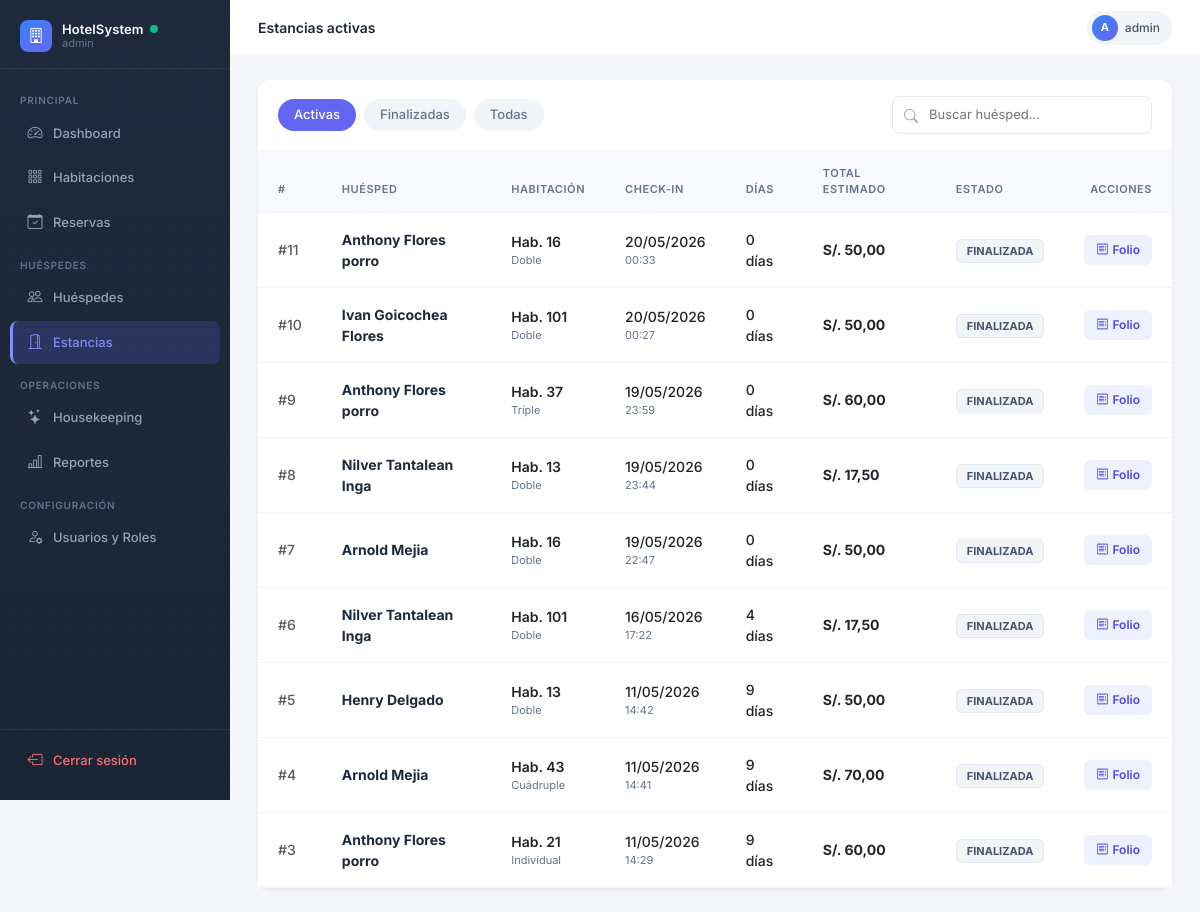
The page /estancias/ (signed in) on the database as committed earlier.
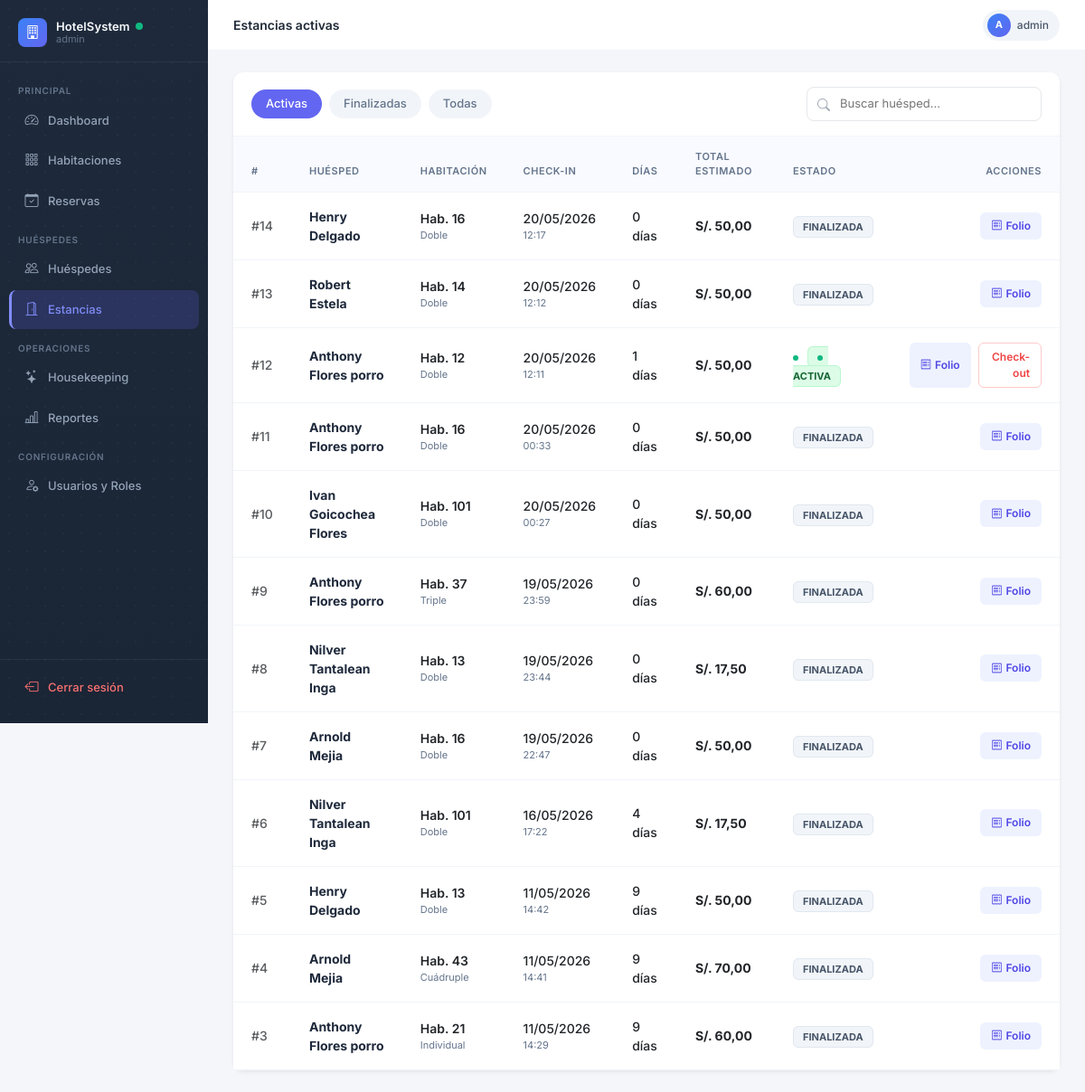
The same page on the database as committed later.
### estancias/models.py (models this page shows, shortened)
class Estancia(models.Model):
    ACTIVA = 'ACTIVA'
    FINALIZADA = 'FINALIZADA'
    ESTADO_CHOICES = [
        (ACTIVA, 'Activa'),
        (FINALIZADA, 'Finalizada'),
    ]
    reserva = models.OneToOneField(Reserva, on_delete=models.CASCADE, related_name='estancia')
    habitacion = models.ForeignKey(Habitacion, on_delete=models.CASCADE, related_name='estancias')
    fecha_checkin = models.DateTimeField(auto_now_add=True)
    fecha_checkout = models.DateTimeField(null=True, blank=True)
    precio_final = models.DecimalField(max_digits=10, decimal_places=2, default=0)
    estado = models.CharField(max_length=20, choices=ESTADO_CHOICES, default=ACTIVA)
    class Meta:
        verbose_name = 'Estancia'
        verbose_name_plural = 'Estancias'

### reservas/models.py (models this page shows, shortened)
class Reserva(models.Model):
    POR_DIA = 'DIA'
    POR_HORA = 'HORA'
    MODALIDAD_CHOICES = [
        (POR_DIA, 'Por dia'),
        (POR_HORA, 'Por horas'),
    ]
    PENDIENTE = 'PENDIENTE'
    CONFIRMADA = 'CONFIRMADA'
    CHECKIN = 'CHECKIN'
    CHECKOUT = 'CHECKOUT'
    CANCELADA = 'CANCELADA'
    ESTADO_CHOICES = [
        (PENDIENTE, 'Pendiente'),
        (CONFIRMADA, 'Confirmada'),
        (CHECKIN, 'Check-In realizado'),
        (CHECKOUT, 'Check-Out realizado'),
        (CANCELADA, 'Cancelada'),
    ]
    DIRECTO = 'DIRECTO'
    WEB = 'WEB'
    AGENCIA = 'AGENCIA'
    ORIGEN_CHOICES = [
        (DIRECTO, 'Directo'),
        (WEB, 'Web'),
        (AGENCIA, 'Agencia'),
    ]
    hotel = models.ForeignKey(Hotel, on_delete=models.CASCADE, related_name='reservas')
    huesped = models.ForeignKey(Huesped, on_delete=models.CASCADE, related_name='reservas')
    habitacion = models.ForeignKey(Habitacion, on_delete=models.SET_NULL, null=True, blank=True, related_name='reservas')
    fecha_entrada = models.DateField()
    fecha_salida = models.DateField()
    fecha_hora_entrada = models.DateTimeField(null=True, blank=True)
    fecha_hora_salida = models.DateTimeField(null=True, blank=True)
    modalidad = models.CharField(max_length=10, choices=MODALIDAD_CHOICES, default=POR_DIA)
    duracion_horas = models.DecimalField(max_digits=5, decimal_places=2, default=0)
    tolerancia_minutos = models.PositiveIntegerField(default=10)
    cargo_extra_desde_minutos = models.PositiveIntegerField(default=30)
    num_adultos = models.IntegerField(default=1, validators=[MinValueValidator(1)])
    estado = models.CharField(max_length=20, choices=ESTADO_CHOICES, default=PENDIENTE)
    precio_total = models.DecimalField(max_digits=10, decimal_places=2, default=0)
    origen = models.CharField(max_length=10, choices=ORIGEN_CHOICES, default=DIRECTO)
    created_at = models.DateTimeField(auto_now_add=True)
    class Meta:
        verbose_name = 'Reserva'
        verbose_name_plural = 'Reservas'

### huespedes/models.py (models this page shows, shortened)
class Huesped(models.Model):
    DNI = 'DNI'
    PASAPORTE = 'PASAPORTE'
    CE = 'CE'
    TIPO_DOC_CHOICES = [
        (DNI, 'DNI'),
        (PASAPORTE, 'Pasaporte'),
        (CE, 'Carné de Extranjería'),
    ]
    tipo_doc = models.CharField(max_length=10, choices=TIPO_DOC_CHOICES, default=DNI)
    num_doc = models.CharField(max_length=20, unique=True)
    nombres = models.CharField(max_length=100)
    apellidos = models.CharField(max_length=100)
    email = models.EmailField(blank=True, null=True)
    telefono = models.CharField(max_length=20, blank=True, null=True)
    nacionalidad = models.CharField(max_length=50, default='Peruana')
    created_at = models.DateTimeField(auto_now_add=True)
    class Meta:
        verbose_name = 'Huésped'
        verbose_name_plural = 'Huéspedes'

### hotel/models.py (models this page shows, shortened)
class Habitacion(models.Model):
    DISPONIBLE = 'DISPONIBLE'
    OCUPADA = 'OCUPADA'
    LIMPIEZA = 'LIMPIEZA'
    MANTENIMIENTO = 'MANTENIMIENTO'
    ESTADO_CHOICES = [
        (DISPONIBLE, 'Disponible'),
        (OCUPADA, 'Ocupada'),
        (LIMPIEZA, 'En Limpieza'),
        (MANTENIMIENTO, 'En Mantenimiento'),
    ]
    hotel = models.ForeignKey(Hotel, on_delete=models.CASCADE, related_name='habitaciones')
    tipo = models.ForeignKey(TipoHabitacion, on_delete=models.CASCADE, related_name='habitaciones')
    numero = models.CharField(max_length=10)
    piso = models.IntegerField()
    estado = models.CharField(max_length=20, choices=ESTADO_CHOICES, default=DISPONIBLE)
    imagen_url = models.URLField(blank=True, null=True)
    imagenes_urls = models.JSONField(default=list, blank=True)
    class Meta:
        verbose_name = 'Habitación'
        verbose_name_plural = 'Habitaciones'
        unique_together = ['hotel', 'numero']

class TipoHabitacion(models.Model):
    hotel = models.ForeignKey(Hotel, on_delete=models.CASCADE, related_name='tipos_habitacion')
    nombre = models.CharField(max_length=100)
    capacidad = models.IntegerField(validators=[MinValueValidator(1)])
    precio_base = models.DecimalField(max_digits=10, decimal_places=2)
    amenidades = models.JSONField(default=list)
    class Meta:
        verbose_name = 'Tipo de Habitación'
        verbose_name_plural = 'Tipos de Habitación'

### views_frontend.py (the view)
# urls.py: path('estancias/', estancias_lista, name='estancias_lista'),
@login_required
def estancias_lista(request):
    if not _es_recepcionista(request.user):
        return _acceso_denegado(request)
    from django.utils import timezone
    estancias = Estancia.objects.select_related(
        'reserva__huesped', 'habitacion__tipo'
    ).all().order_by('-fecha_checkin')
    for e in estancias:
        if e.fecha_checkout:
            e.dias_estancia = (e.fecha_checkout.date() - e.fecha_checkin.date()).days
        else:
            e.dias_estancia = (timezone.now().date() - e.fecha_checkin.date()).days or 1
    return render(request, 'estancias/lista.html', {'estancias': estancias})

### views_frontend.py (called while the page is built)
def _es_admin(user):
    return user.is_superuser or user.groups.filter(name='admin').exists()

def _es_recepcionista(user):
    return _es_admin(user) or user.groups.filter(name='recepcionista').exists()

### templates/estancias/lista.html (shortened to what this page needs)
{% extends 'base.html' %}
{% block page_title %}Estancias activas{% endblock %}
{% block content %}
<div class="card border-0 shadow-sm" style="border-radius: 12px; background: #fff;">
  <div class="estancias-filters">
    <div class="estancias-tabs">
      <a href="?estado=ACTIVA" class="estancias-tab {% if request.GET.estado == 'ACTIVA' or not request.GET.estado %}active{% endif %}">Activas</a>
      <a href="?estado=FINALIZADA" class="estancias-tab {% if request.GET.estado == 'FINALIZADA' %}active{% endif %}">Finalizadas</a>
      <a href="?estado=TODAS" class="estancias-tab {% if request.GET.estado == 'TODAS' %}active{% endif %}">Todas</a>
    </div>
    <div class="search-wrapper">
      <i class="bi bi-search search-icon"></i>
      <form method="get">
        <input type="text" name="q" value="{{ request.GET.q }}" class="search-input" placeholder="Buscar huésped...">
      </form>
    </div>
  </div>
  <div class="table-responsive">
    <table class="table table-estancias table-hover mb-0" style="width: 100%; border-collapse: collapse;">
      <thead>
        <tr><th>#</th><th>Huésped</th><th>Habitación</th><th>Check-in</th><th>Días</th>{% if not request.user.groups.all|join:',' == 'Recepcionista' %}<th>Total estimado</th>{% endif %}<th>Estado</th><th class="text-end">Acciones</th></tr>
      </thead>
      <tbody>
        {% for e in estancias %}
        <tr>
          <td class="text-muted fw-medium">#{{ e.id }}</td>
          <td>
            <div class="fw-bold" style="color: #1e293b;">{{ e.reserva.huesped.nombres }} {{ e.reserva.huesped.apellidos }}</div>
          </td>
          <td>
            <div class="fw-semibold text-dark">Hab. {{ e.habitacion.numero }}</div>
            <div style="font-size: 11px; color: #64748b;">{{ e.habitacion.tipo.nombre }}</div>
          </td>
          <td>
            <div class="fw-medium text-dark">{{ e.fecha_checkin|date:"d/m/Y" }}</div>
            <div style="font-size: 11px; color: #64748b;">{{ e.fecha_checkin|date:"H:i" }}</div>
          </td>
          <td class="fw-medium text-dark">{{ e.dias_estancia }} días</td>
          {% with user_groups=request.user.groups.all|join:',' %}
          {% if 'Recepcionista' not in user_groups or request.user.is_superuser %}
          <td class="fw-bold text-dark">S/. {{ e.precio_final }}</td>
          {% endif %}
          {% endwith %}
          <td>
            {% if e.estado == 'ACTIVA' %}
            <span class="badge-activa">ACTIVA</span>
            {% else %}
            <span class="badge-finalizada">FINALIZADA</span>
            {% endif %}
          </td>
          <td class="text-end">
            <div class="d-flex gap-2 justify-content-end">
              <a href="/estancias/{{ e.id }}/folio/" class="btn-folio text-decoration-none">
                <i class="bi bi-receipt me-1"></i>Folio
              </a>
              {% if e.estado == 'ACTIVA' %}
              <a href="/estancias/{{ e.id }}/checkout/" class="btn-checkout text-decoration-none"
                 onclick="return confirm('¿Confirmar check-out?')">Check-out</a>
              {% endif %}
            </div>
          </td>
        </tr>
        {% endfor %}
      </tbody>
    </table>
  </div>
</div>
{% endblock %}

### templates/base.html (shortened to what this page needs)
<!DOCTYPE html>
<html lang="es">
<head>
  <link href="https://cdn.jsdelivr.net/npm/bootstrap@5.3.0/dist/css/bootstrap.min.css" rel="stylesheet">
  <link href="https://cdn.jsdelivr.net/npm/bootstrap-icons@1.11.0/font/bootstrap-icons.css" rel="stylesheet">
</head>
<body>
{% if user.is_authenticated %}
<aside class="sidebar">
  <div class="sidebar-brand">
    <div class="sidebar-brand-icon"><i class="bi bi-building"></i></div>
    <div class="sidebar-brand-text">
      <div class="sidebar-brand-name">HotelSystem <span style="width:8px;height:8px;background:#10b981;border-radius:50%;animation: pulse 2s infinite; display: inline-block;"></span></div>
      <div class="sidebar-brand-user">{{ user.username }}</div>
    </div>
  </div>
  <nav class="sidebar-nav">
    {% with groups=request.user.groups.all|stringformat:"s" %}
    {% if request.user.is_superuser or 'admin' in groups or 'recepcionista' in groups %}
    <div class="sidebar-section">Principal</div>
    <a href="/dashboard/" class="nav-link {% if request.path == '/dashboard/' %}active{% endif %}">
      <i class="bi bi-speedometer2"></i>Dashboard
    </a>
    <a href="/habitaciones/" class="nav-link {% if '/habitaciones/' in request.path %}active{% endif %}">
      <i class="bi bi-grid-3x3-gap"></i>Habitaciones
    </a>
    <a href="/reservas/" class="nav-link {% if '/reservas/' in request.path %}active{% endif %}">
      <i class="bi bi-calendar-check"></i>Reservas
    </a>
    <div class="sidebar-section">Huéspedes</div>
    <a href="/huespedes/" class="nav-link {% if '/huespedes/' in request.path %}active{% endif %}">
      <i class="bi bi-people"></i>Huéspedes
    </a>
    <a href="/estancias/" class="nav-link {% if '/estancias/' in request.path %}active{% endif %}">
      <i class="bi bi-door-open"></i>Estancias
    </a>
    {% endif %}
    <div class="sidebar-section">Operaciones</div>
    {% if request.user.is_superuser or 'admin' in groups or 'housekeeping' in groups %}
    <a href="/housekeeping/" class="nav-link {% if '/housekeeping/' in request.path %}active{% endif %}">
      <i class="bi bi-stars"></i>Housekeeping
    </a>
    {% endif %}
    {% if request.user.is_superuser or 'admin' in groups or 'recepcionista' in groups %}
    <a href="/reportes/" class="nav-link {% if '/reportes/' in request.path %}active{% endif %}">
      <i class="bi bi-bar-chart-line"></i>Reportes
    </a>
    {% endif %}
    {% if request.user.is_superuser or 'admin' in groups %}
    <div class="sidebar-section">Configuración</div>
    <a href="/usuarios/" class="nav-link {% if '/usuarios/' in request.path %}active{% endif %}">
      <i class="bi bi-person-gear"></i>Usuarios y Roles
    </a>
    {% endif %}
    {% endwith %}
  </nav>
  <div class="sidebar-footer">
    <a href="/logout/" class="nav-link logout">
      <i class="bi bi-box-arrow-left"></i>Cerrar sesión
    </a>
  </div>
</aside>
<header class="navbar-top">
  <span class="navbar-top-title">{% block page_title %}{% endblock %}</span>
  <div class="user-chip">
    <div class="user-chip-avatar">{{ user.username|slice:":1"|upper }}</div>
    {{ user.username }}
  </div>
</header>
<main class="main-content">
  {% block content %}{% endblock %}
</main>
{% else %}
{% block auth_content %}{% endblock %}
{% endif %}
</body>
</html>

### templates/base.html (style rules this page uses)
*, *::before, *::after { box-sizing: border-box; transition: background-color 0.15s ease, border-color 0.15s ease, box-shadow 0.15s ease, transform 0.15s ease; }
body { font-family: 'Inter', system-ui, sans-serif; background: #f5f6fa; color: #374151; font-size: 14px; -webkit-font-smoothing: antialiased; }
h1, h2, h3, h4, h5, h6, .navbar-top-title, .form-section-title { color: #1f2937; }
.sidebar { width: 230px; min-height: 100vh; background: linear-gradient(180deg, #1e2a3b 0%, #1a2535 100%); background-image: radial-gradient(circle, rgba(255,255,255,0.03) 1px, transparent 1px), linear-gradient(180deg, #1e2a3b 0%, #1a2535 100%); background-size: 20px 20px, 100% 100%; position: fixed; top: 0; left: 0; z-index: 100; display: flex; flex-direction: column; padding: 0; }
.sidebar-brand { display: flex; align-items: center; gap: 10px; padding: 20px 20px 16px; border-bottom: 1px solid rgba(255,255,255,.06); }
.sidebar-brand-icon { width: 32px; height: 32px; border-radius: 8px; background: linear-gradient(135deg, #3b82f6, #6366f1); display: flex; align-items: center; justify-content: center; color: #fff; font-size: 15px; flex-shrink: 0; }
.sidebar-brand-text { line-height: 1.2; }
.sidebar-brand-name { color: #f8fafc; font-size: 13px; font-weight: 600; letter-spacing: .01em; display: flex; align-items: center; gap: 6px; }
.sidebar-brand-user { color: #64748b; font-size: 11px; }
.sidebar-nav { padding: 12px 10px; flex: 1; }
.sidebar-section { color: #64748b; font-size: 10px; font-weight: 600; letter-spacing: .08em; text-transform: uppercase; padding: 12px 10px 4px; }
.nav-link { display: flex; align-items: center; gap: 9px; color: #94a3b8; font-size: 13px; font-weight: 500; padding: 10px 16px; border-radius: 8px; margin-bottom: 2px; transition: background .15s, color .15s, transform .15s, padding .15s, border .15s; text-decoration: none; border-left: 0px solid transparent; }
.nav-link i { font-size: 15px; flex-shrink: 0; width: 18px; text-align: center; }
.nav-link.active { background: rgba(99,102,241,.2); color: #818cf8; border-left: 3px solid #818cf8; padding-left: 13px; }
.nav-link.active i { color: #818cf8; }
.sidebar-footer { padding: 10px 10px 16px; border-top: 1px solid rgba(255,255,255,.06); }
.nav-link.logout { color: #f87171; }
.navbar-top { margin-left: 230px; position: sticky; top: 0; z-index: 99; background: #fff; border-bottom: 1px solid #f1f5f9; padding: 0 28px; height: 56px; display: flex; align-items: center; justify-content: space-between; }
.navbar-top-title { font-size: 14px; font-weight: 600; color: #1f2937; }
.user-chip { display: flex; align-items: center; gap: 7px; background: #f1f5f9; border-radius: 20px; padding: 4px 12px 4px 5px; font-size: 12px; font-weight: 500; color: #475569; }
.user-chip-avatar { width: 26px; height: 26px; border-radius: 50%; background: linear-gradient(135deg, #3b82f6, #6366f1); color: #fff; font-size: 11px; font-weight: 700; display: flex; align-items: center; justify-content: center; }
.main-content { margin-left: 230px; padding: 24px 28px; min-height: 100vh; }
.card { border: 1px solid #e2e8f0; border-radius: 10px; box-shadow: 0 1px 3px rgba(15,23,42,.05); background: #fff; }
.table { font-size: 13.5px; }
.table th { font-weight: 600; font-size: 11.5px; letter-spacing: .03em; text-transform: uppercase; color: #64748b; }
.table-hover > tbody > tr { transition: background-color 0.1s ease; cursor: pointer; }
.badge-activa-anim::before { content: ""; display: inline-block; width: 6px; height: 6px; border-radius: 50%; margin-right: 6px; animation: blink 1.5s infinite; background: #10b981; }

Rows that differ between the two databases and show on the page:
added Estancia: id "14", reserva.huesped.nombres "Henry", reserva.huesped.apellidos "Delgado", habitacion.numero "16", habitacion.tipo.nombre "Doble", fecha_checkin "20/05/2026", fecha_checkin "12:17", dias_estancia "0", precio_final "50,00", estado "FINALIZADA"
added Estancia: id "13", reserva.huesped.nombres "Robert", reserva.huesped.apellidos "Estela", habitacion.numero "14", habitacion.tipo.nombre "Doble", fecha_checkin "20/05/2026", fecha_checkin "12:12", dias_estancia "0", precio_final "50,00", estado "FINALIZADA"
added Estancia: id "12", reserva.huesped.nombres "Anthony", reserva.huesped.apellidos "Flores porro", habitacion.numero "12", habitacion.tipo.nombre "Doble", fecha_checkin "20/05/2026", fecha_checkin "12:11", dias_estancia "1", precio_final "50,00", estado "ACTIVA"
